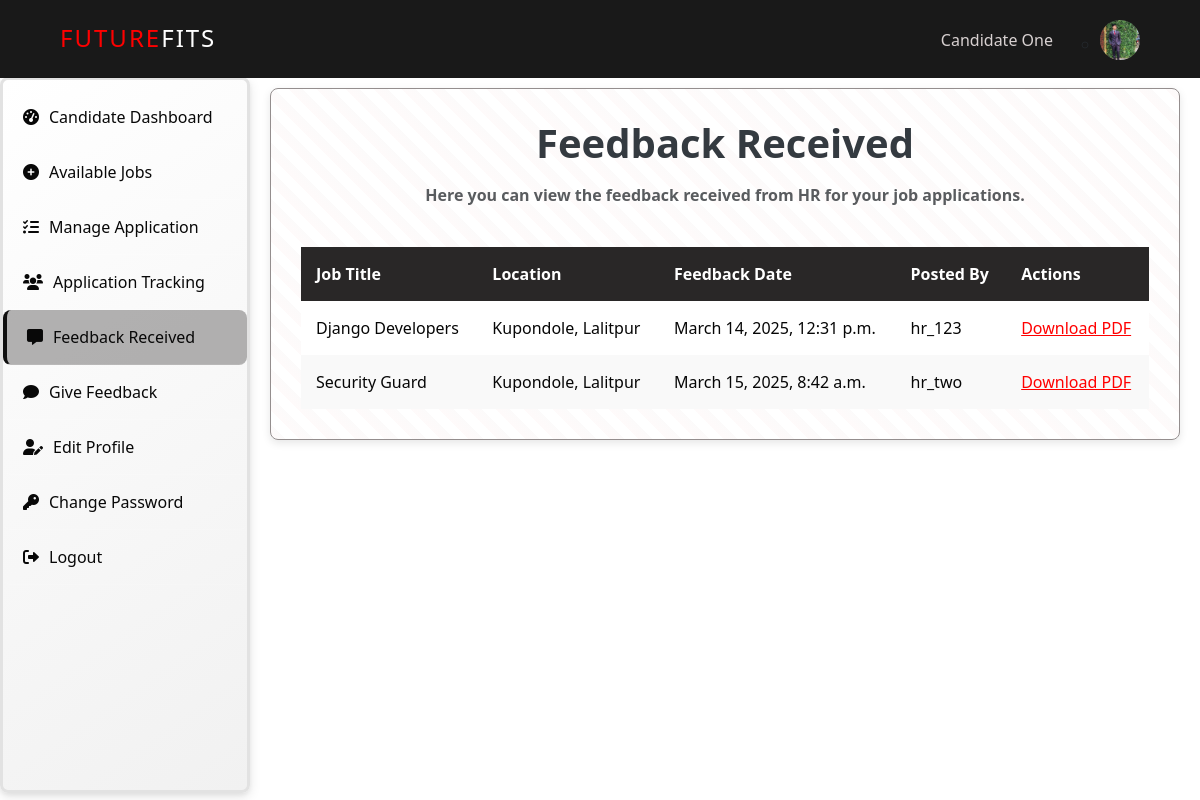
The page /feedback/came (signed in) on the database its author committed.
### JRS/models.py (models this page shows, shortened)
class Candidate(models.Model):
    user = models.OneToOneField(User, on_delete=models.CASCADE)
    username = models.CharField(max_length=100, default='Default User Name')
    first_name = models.CharField(max_length=100, default='Default Candidate First Name',null=False, blank=False,)
    last_name = models.CharField(max_length=100, default='Default Candidate Last Name',null=False, blank=False,)
    email = models.EmailField(unique=True, default='default@email.com')
    skills = models.ManyToManyField(Skill, related_name="candidates")  # Change from TextField
    profile_picture = models.ImageField(upload_to="profile_pictures/", default="profile_pictures/default.png")

class InterviewFeedback(models.Model):
    job_application = models.ForeignKey('JobApplication', on_delete=models.CASCADE, related_name="feedback", null=True)  # Allow null temporarily
    feedback = models.TextField(default="No feedback provided yet")
    created_at = models.DateTimeField(auto_now_add=True)

class JobApplication(models.Model):
    candidate = models.ForeignKey('Candidate', on_delete=models.CASCADE)
    job = models.ForeignKey('Job', on_delete=models.CASCADE, related_name='applications')
    cover_letter = models.TextField()
    resume = models.FileField(upload_to='resumes/')
    cover_letter_file = models.FileField(upload_to='cover_letters/', blank=True, null=True)
    applied_at = models.DateTimeField(auto_now_add=True)
    is_graded = models.BooleanField(default=False)  # New field to track CV grading
    status = models.CharField(max_length=20, choices=[('Accepted', 'Accepted'), ('Rejected', 'Rejected'), ('Pending', 'Pending')], default='Pending')  # New field for status
    interview = models.OneToOneField('InterviewSchedule', on_delete=models.CASCADE, null=True, blank=True)  # link to InterviewSchedule
    class Meta:
        unique_together = ('candidate', 'job')

class Job(models.Model):
    JOB_TYPES = (
        ('Full-time', 'Full-time'),
        ('Part-time', 'Part-time'),
        ('Internship', 'Internship'),
        ('Contract', 'Contract'),
        ('Freelance', 'Freelance'),
    )
    title = models.CharField(max_length=255)
    description = models.TextField()
    company = models.CharField(max_length=255)
    location = models.CharField(max_length=255)
    job_type = models.CharField(max_length=50, choices=JOB_TYPES)
    salary = models.CharField(max_length=255)
    experience = models.CharField(max_length=255)
    skills = models.CharField(max_length=255, default='')  # Default to an empty string
    education = models.CharField(max_length=255)
    deadline = models.DateField()
    posted_by = models.ForeignKey('HR', on_delete=models.CASCADE)
    created_at = models.DateTimeField(auto_now_add=True)
    updated_at = models.DateTimeField(auto_now=True)

class HR(models.Model):
    user = models.OneToOneField(User, on_delete=models.CASCADE)
    first_name = models.CharField(max_length=255, null=False, blank=False, default="HR")
    last_name = models.CharField(max_length=255, null=False, blank=False, default="User")
    username = models.CharField(max_length=255, unique=True)
    email = models.EmailField(unique=True, default='default@email.com')
    profile_picture = models.ImageField(upload_to="profile_pictures/", default="profile_pictures/default.png")

### JRS/decorators.py (the view)
    def wrapper(request, *args, **kwargs):
        print(f"User: {request.user}, Authenticated: {request.user.is_authenticated}, Groups: {request.user.groups.all()}")
        if not request.user.is_authenticated or not request.user.groups.filter(name='Candidate').exists():
            return HttpResponseForbidden("Access Denied: Candidates only")
        return view_func(request, *args, **kwargs)

### JRS/context_processors.py (called while the page is built)
def hr_profile(request):
    hr = None
    if request.user.is_authenticated:
        try:
            hr = HR.objects.get(user=request.user)
        except HR.DoesNotExist:
            pass
    return {'hr': hr}

def candidate_profile(request):
    candidate = None
    if request.user.is_authenticated:
        try:
            candidate = Candidate.objects.get(user=request.user)
        except Candidate.DoesNotExist:
            pass
    return {'candidate': candidate}

### JRS/views.py (called while the page is built)
@login_required
@candidate_required
def feedback_received(request):
    feedbacks = InterviewFeedback.objects.filter(job_application__candidate=request.user.candidate)
    print(f"Total feedbacks: {feedbacks.count()}")
    for fb in feedbacks:
        print(f"Feedback: {fb.feedback}, Candidate: {fb.job_application.candidate.username}, Job: {fb.job_application.job.title}, Created At: {fb.created_at}")
    return render(request, 'JRS/feedback_received.html', {'feedbacks': feedbacks})

### JRS/templates/JRS/feedback_received.html (shortened to what this page needs)
{% extends "JRS/base3.html" %}
{% load static %}
{% block inlinecss %}
<link href="{% static 'JRS/css/base3.css' %}" rel="stylesheet">
<link href="{% static 'JRS/css/view_job.css' %}" rel="stylesheet">
{% endblock inlinecss %}
{% block main %}
<div class="job-container">
    <h1 class="text-center fw-bold mb-3" style="color: #343a40;">Feedback Received</h1>
    <b><p class="text-center text-muted" style="margin-bottom: 40px;">
        Here you can view the feedback received from HR for your job applications.
    </p></b>
    {% if feedbacks %}
    <div class="table-container">
        <table>
            <thead>
                <tr>
                    <th>Job Title</th>
                    <th>Location</th>
                    <th>Feedback Date</th>
                    <th>Posted By</th>
                    <th>Actions</th>
                </tr>
            </thead>
            <tbody>
                {% for feedback in feedbacks %}
                <tr>
                    <td>{{ feedback.job_application.job.title }}</td>
                    <td>{{ feedback.job_application.job.location }}</td>
                    <td>{{ feedback.created_at|date:"F j, Y, g:i a" }}</td>
                    <td>{{ feedback.job_application.job.posted_by.username }}</td>
                    <td>
                        <a href="{% url 'JRS:download_feedback_pdf' feedback.id %}" style="color: red;">
                            Download PDF
                        </a>
                    </td>
                </tr>
                {% endfor %}
            </tbody>
        </table>
    </div>
    {% else %}
        <p class="text-center text-muted">No feedback received yet.</p>
    {% endif %}
</div>
{% endblock main %}

### JRS/templates/JRS/base3.html (shortened to what this page needs)
{% load static %}
<!DOCTYPE html>
<html lang="en">
<head>
    {% block inlinecss %}{% endblock inlinecss %}
    <link href="https://cdn.jsdelivr.net/npm/bootstrap@5.3.3/dist/css/bootstrap.min.css" rel="stylesheet">
    <link href="https://cdnjs.cloudflare.com/ajax/libs/font-awesome/6.0.0-beta3/css/all.min.css" rel="stylesheet">
</head>
<body>
    {% block navbar %}
    <header>
      <nav>
        <div class="logo">Future<span>Fits</span></div>
        <ul class="nav-links" id="nav-links">
            <div class="user-name">
                {% if candidate %}
                    {% if candidate.first_name and candidate.last_name %}
                        {{ candidate.first_name }} {{ candidate.last_name }}
                    {% else %}
                        Guest
                    {% endif %}
                {% else %}
                    Guest
                {% endif %}
            </div>
            <ul class="login-register">
                <li class="dropdown">
                    <div class="user-profile-wrapper">
                        <div class="profile-circle">
                            <img src="{% if candidate.profile_picture %}{{ candidate.profile_picture.url }}{% else %}{% static 'JRS/Images/profile.jpg' %} {% endif %}" alt="Profile Picture" class="rounded-circle" width="40" height="40">
                        </div>
                    </div>
                </li>
            </ul>
        </ul>
      </nav>
    </header>
    {% endblock navbar %}
<div class="sidebar">
    <ul>
        <li class="{% if request.resolver_match.url_name == 'candidate_dashboard' %}active{% endif %}">
            <a href="{% url 'JRS:candidate_dashboard' %}"><i class="fas fa-tachometer-alt"></i>Candidate Dashboard</a>
        </li>
        <li class="{% if request.resolver_match.url_name == 'available_jobs' %}active{% endif %}">
            <a href="{% url 'JRS:available_jobs' %}"><i class="fas fa-plus-circle"></i>Available Jobs</a>
        </li>
        <li class="{% if request.resolver_match.url_name == 'view_applications' %}active{% endif %}">
            <a href="{% url 'JRS:view_applications' %}"><i class="fas fa-tasks"></i>Manage Application </a>
        </li>
        <li class="{% if request.resolver_match.url_name == 'application_tracking' %}active{% endif %}">
            <a href="{% url "JRS:application_tracking" %}"><i class="fas fa-users"></i> Application Tracking</a>
        </li>
        <li class="{% if request.resolver_match.url_name == 'feedback_received' %}active{% endif %}">
            <a href="{% url "JRS:feedback_received" %}"><i class="fas fa-comment-alt"></i> Feedback Received</a>
        </li>
        <li class="{% if request.resolver_match.url_name == 'feedback_candidate_page' %}active{% endif %}">
            <a href="{% url 'JRS:feedback_candidate_page' %}"><i class="fas fa-comment"></i> Give Feedback</a>
        </li>
        <li class="{% if request.resolver_match.url_name == 'edit_profile_candidate' %}active{% endif %}">
            <a href="{% url 'JRS:edit_profile_candidate' %}"><i class="fas fa-user-edit"></i> Edit Profile</a>
        </li>
        <li class="{% if request.resolver_match.url_name == 'change_password_candidate' %}active{% endif %}">
            <a href="{% url 'JRS:change_password_candidate' %}"><i class="fas fa-key"></i> Change Password</a>
        </li>
        <li>
            <a href="{% url 'JRS:logout_users' %}" onclick="return confirm('Are you sure you want to log out?');"><i class="fas fa-sign-out-alt"></i> Logout</a>
        </li>
    </ul>
</div>
    <div class="main-content">
        {% block main %}
        {% endblock main %}
    </div>
</body>
</html>

### JRS/static/JRS/CSS/base3.css (style rules this page uses)
:root { --primary-color: #ff5733; --secondary-color: #8e44ad; --accent-color: #f1c40f; --text-color: #333; --background-color: rgba(255, 255, 255, 0.85); --scrollbar-bg: rgba(0, 0, 0, 0.1); --font-family: "Poppins", sans-serif; }
* { margin: 0; padding: 0; box-sizing: border-box; }
html { overflow-x: hidden; }
.sidebar ul li.active { background: rgba(105, 103, 103, 0.5); border-left: 4px solid #0f0f0f; }
body { font-family: var(--font-family); background: #fff; color: var(--text-color); }
header { position: fixed; top: 0; left: 0; right: 0; z-index: 1000; background: rgba(0, 0, 0, 0.9); border-bottom: 2px solid transparent; }
.logo { color: red; font-size: 1.5em; text-transform: uppercase; letter-spacing: 2px; z-index: 1100; margin-right: 0; flex-grow: 0; }
nav { max-width: 1200px; margin: 0 auto; display: flex; align-items: center; padding: 10px 5%; justify-content: flex-start; }
.logo span { color: #fff; }
.nav-links { list-style: none; display: flex; align-items: center; flex-grow: 3; }
.user-profile-wrapper { display: flex; align-items: center; gap: 15px; position: relative; top: 10px; }
.user-name { color: #d8d1d1; font-size: 16px; position: relative; top: 10px; }
.profile-circle { width: 40px; height: 40px; border-radius: 50%; background-color: #ccc; display: flex; align-items: center; justify-content: center; cursor: pointer; border: 2px solid #333; position: relative; font-size: 18px; font-weight: bold; }
body { -ms-overflow-style: none; scrollbar-width: none; overflow: hidden; }
.sidebar { width: 250px; height: 89.5vh; background: #ffffff; color: rgb(5, 5, 5); position: absolute; top: 77px; left: 0; padding-top: 10px; transition: 0.3s; border-radius: 8px; box-shadow: 0 4px 12px rgba(0, 0, 0, 0.1), 0 2px 4px rgba(0, 0, 0, 0.05); border: 3px solid #e2e2e2; background: linear-gradient(145deg, #ffffff, #f1f1f1); }
.sidebar ul { list-style: none; padding: 0; margin: 0; }
.sidebar ul li { padding: 15px 20px; border-bottom: 1px solid rgba(255, 255, 255, 0.1); transition: background 0.3s ease, transform 0.3s ease; border-radius: 8px; }
.sidebar ul li a { color: rgb(8, 8, 8); text-decoration: none; display: flex; align-items: center; font-size: 16px; }
.sidebar ul li a i { margin-right: 10px; }
.main-content { margin-left: 250px; padding: 20px; transition: margin-left 0.3s ease; }

### JRS/static/JRS/CSS/view_job.css (style rules this page uses)
.table-container { max-height: 360px; overflow-y: auto; scrollbar-width: thin; }
body, html { overflow: hidden; }
.job-container { width: 100%; max-width: 1200px; margin: 6% auto; margin-top: 7.5%; background: repeating-linear-gradient( 45deg, rgba(223, 6, 6, 0.02), rgba(94, 19, 19, 0.02) 10px, transparent 10px, transparent 20px ); padding: 30px; border-radius: 8px; box-shadow: 0px 3px 8px rgba(0, 0, 0, 0.1); border: 1px solid #948e8e; }
.table-container { margin-top: 20px; overflow-x: auto; }
table { width: 100%; border-collapse: collapse; background-color: #fff; }
th, td { padding: 15px; text-align: left; border: 1px solid #ddd; }
th { background-color: #292727; color: white; font-weight: bold; }
tr:nth-child(even) { background-color: #f9f9f9; }
td { color: #060606; font-weight: 500; font-size: 16px; }
@media screen and (min-width: 1101px) { .nav-links { display: flex; position: relative; height: auto; width: auto; flex-direction: row; background: transparent; justify-content: flex-end; align-items: center; top: 0; transform: none; opacity: 1; pointer-events: auto; transition: none; } }
@media screen and (min-width: 1101px) { .nav-links li { margin-left: 15px; } }

### rows shown on the page
Candidate: first_name "Candidate", last_name "One", profile_picture (picture)
InterviewFeedback: job_application.job "Django Developers", job_application.job.location "Kupondole, Lalitpur", created_at "March 14, 2025, 12:31 p.m.", job_application.job.posted_by.username "hr_123"
InterviewFeedback: job_application.job "Security Guard", job_application.job.location "Kupondole, Lalitpur", created_at "March 15, 2025, 8:42 a.m.", job_application.job.posted_by.username "hr_two"
